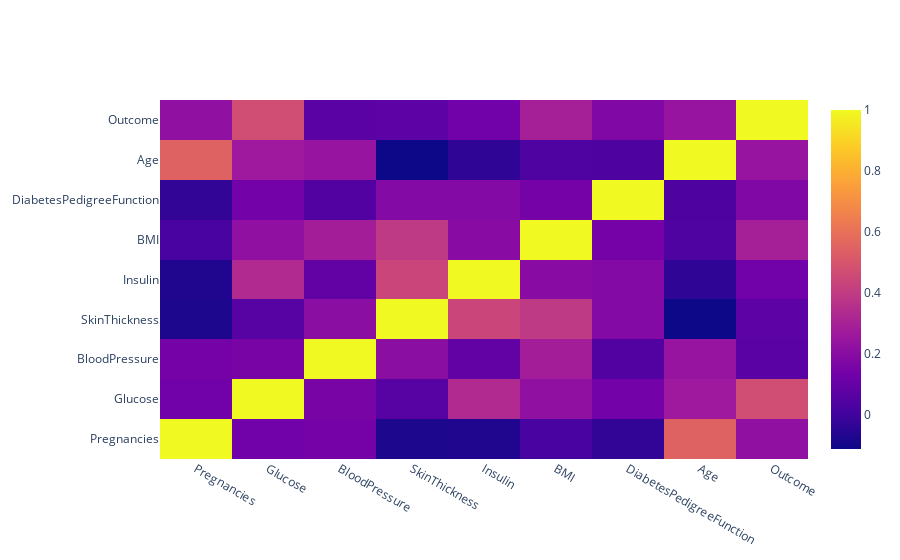

Notebook code for this chart:
### Code cell
fig.show()

### Figure 1 — Plotly figure (JSON) as saved in the notebook; plotly's stock layout.template omitted (floating-point values rounded to 4 significant figures)
{"data": [{"type": "heatmap", "x": ["Pregnancies", "Glucose", "BloodPressure", "SkinThickness", "Insulin", "BMI", "DiabetesPedigreeFunction", "Age", "Outcome"], "y": ["Pregnancies", "Glucose", "BloodPressure", "SkinThickness", "Insulin", "BMI", "DiabetesPedigreeFunction", "Age", "Outcome"], "z": [[1, 0.1295, 0.1413, -0.08167, -0.07353, 0.01768, -0.03352, 0.5443, 0.2219], [0.1295, 1, 0.1526, 0.05733, 0.3314, 0.2211, 0.1373, 0.2635, 0.4666], [0.1413, 0.1526, 1, 0.2074, 0.08893, 0.2818, 0.04126, 0.2395, 0.06507], [-0.08167, 0.05733, 0.2074, 1, 0.4368, 0.3926, 0.1839, -0.114, 0.07475], [-0.07353, 0.3314, 0.08893, 0.4368, 1, 0.1979, 0.1851, -0.04216, 0.1305], [0.01768, 0.2211, 0.2818, 0.3926, 0.1979, 1, 0.1406, 0.03624, 0.2927], [-0.03352, 0.1373, 0.04126, 0.1839, 0.1851, 0.1406, 1, 0.03356, 0.1738], [0.5443, 0.2635, 0.2395, -0.114, -0.04216, 0.03624, 0.03356, 1, 0.2384], [0.2219, 0.4666, 0.06507, 0.07475, 0.1305, 0.2927, 0.1738, 0.2384, 1]]}], "layout": {"autosize": true, "xaxis": {"autorange": true, "range": [-0.5, 8.5], "type": "category"}, "yaxis": {"autorange": true, "range": [-0.5, 8.5], "type": "category"}}}
